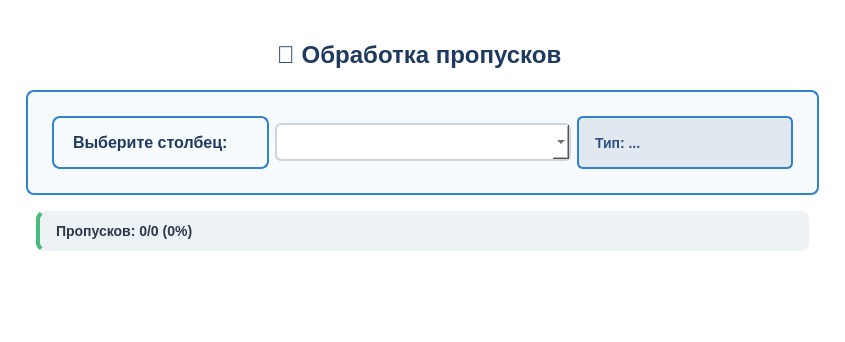
                <widget class="QFrame" name="pass_selection_frame">
                 <property name="styleSheet">
                  <string notr="true">QFrame {
    background-color: #ffffff;
    border-radius: 12px;
    padding: 15px;
}</string>
                 </property>
                 <layout class="QVBoxLayout" name="verticalLayout_pass_selection">
                  <item>
                   <widget class="QLabel" name="pass_title_label">
                    <property name="text">
                     <string>&lt;h1 style='color: #1e3a5f; margin: 10px; text-align: center; font-size: 26px;'&gt; 🧹 Обработка пропусков &lt;/h1&gt;</string>
                    </property>
                    <property name="alignment">
                     <set>Qt::AlignCenter</set>
                    </property>
                   </widget>
                  </item>
                  <item>
                   <widget class="QFrame" name="pass_column_choice_frame">
                    <property name="styleSheet">
                     <string notr="true">QFrame {
    background-color: #f7fafc;
    border: 2px solid #3182ce;
    border-radius: 8px;
    padding: 15px;
}</string>
                    </property>
                    <layout class="QHBoxLayout" name="horizontalLayout_pass_choice">
                     <item>
                      <widget class="QLabel" name="pass_label_column">
                       <property name="styleSheet">
                        <string notr="true">color: #1e3a5f;
font-size: 16px;
font-weight: bold;
min-width: 150px;</string>
                       </property>
                       <property name="text">
                        <string>Выберите столбец:</string>
                       </property>
                      </widget>
                     </item>
                     <item>
                      <widget class="QComboBox" name="pass_column_combo">
                       <property name="styleSheet">
                        <string notr="true">QComboBox {
    background-color: white;
    border: 2px solid #cbd5e0;
    border-radius: 6px;
    padding: 8px 12px;
    font-size: 14px;
    color: #1a202c;
    min-width: 250px;
}
QComboBox:focus {
    border-color: #3182ce;
}</string>
                       </property>
                      </widget>
                     </item>
                     <item>
                      <widget class="QLabel" name="pass_column_type_label">
                       <property name="styleSheet">
                        <string notr="true">color: #2c5282;
font-size: 14px;
font-weight: bold;
padding: 8px 12px;
background-color: #e2e8f0;
border-radius: 6px;
min-width: 120px;
text-align: center;</string>
                       </property>
                       <property name="text">
                        <string>Тип: ...</string>
                       </property>
                      </widget>
                     </item>
                    </layout>
                   </widget>
                  </item>
                  <item>
                   <widget class="QLabel" name="pass_stats_label">
                    <property name="styleSheet">
                     <string notr="true">color: #2d3748;
font-size: 14px;
margin: 10px;
padding: 12px;
background-color: #edf2f7;
border-radius: 8px;
border-left: 4px solid #48bb78;
font-weight: bold;</string>
                    </property>
                    <property name="text">
                     <string>Пропусков: 0/0 (0%)</string>
                    </property>
                   </widget>
                  </item>
                  <item>
                   <layout class="QHBoxLayout" name="horizontalLayout_pass_buttons">
                    <item>
                     <spacer name="horizontalSpacer_pass_left">
                      <property name="orientation">
                       <enum>Qt::Horizontal</enum>
                      </property>
                      <property name="sizeHint" stdset="0">
                       <size>
                        <width>40</width>
                        <height>20</height>
                       </size>
                      </property>
                     </spacer>
                    </item>
                    <item>
                     <widget class="QPushButton" name="pass_numeric_button">
                      <property name="styleSheet">
                       <string notr="true">QPushButton {
    background: qlineargradient(x1: 0, y1: 0, x2: 0, y2: 1,
                                stop: 0 #3182ce, stop: 1 #2c5282);
    color: white;
    border: none;
    border-radius: 8px;
    font-weight: bold;
    font-size: 16px;
    padding: 15px 25px;
    min-width: 220px;
}
QPushButton:hover {
    background: qlineargradient(x1: 0, y1: 0, x2: 0, y2: 1,
                                stop: 0 #2c5282, stop: 1 #1e3a5f);
}
QPushButton:disabled {
    background: #a0aec0;
    color: #e2e8f0;
}</string>
                      </property>
                      <property name="text">
                       <string>Обработать числовые пропуски</string>
                      </property>
                     </widget>
                    </item>
                    <item>
                     <spacer name="horizontalSpacer_pass_middle">
                      <property name="orientation">
                       <enum>Qt::Horizontal</enum>
                      </property>
                      <property name="sizeHint" stdset="0">
                       <size>
                        <width>40</width>
                        <height>20</height>
                       </size>
                      </property>
                     </spacer>
                    </item>
                    <item>
                     <widget class="QPushButton" name="pass_categorical_button">
                      <property name="styleSheet">
                       <string notr="true">QPushButton {
    background: qlineargradient(x1: 0, y1: 0, x2: 0, y2: 1,
                                stop: 0 #ed8936, stop: 1 #dd7724);
    color: white;
    border: none;
    border-radius: 8px;
    font-weight: bold;
    font-size: 16px;
    padding: 15px 25px;
    min-width: 220px;
}
QPushButton:hover {
    background: qlineargradient(x1: 0, y1: 0, x2: 0, y2: 1,
                                stop: 0 #dd7724, stop: 1 #c0651f);
}
QPushButton:disabled {
    background: #a0aec0;
    color: #e2e8f0;
}</string>
                      </property>
                      <property name="text">
                       <string>Обработать категориальные пропуски</string>
                      </property>
                     </widget>
                    </item>
                    <item>
                     <spacer name="horizontalSpacer_pass_right">
                      <property name="orientation">
                       <enum>Qt::Horizontal</enum>
                      </property>
                      <property name="sizeHint" stdset="0">
                       <size>
                        <width>40</width>
                        <height>20</height>
                       </size>
                      </property>
                     </spacer>
                    </item>
                   </layout>
                  </item>
                 </layout>
                </widget>
